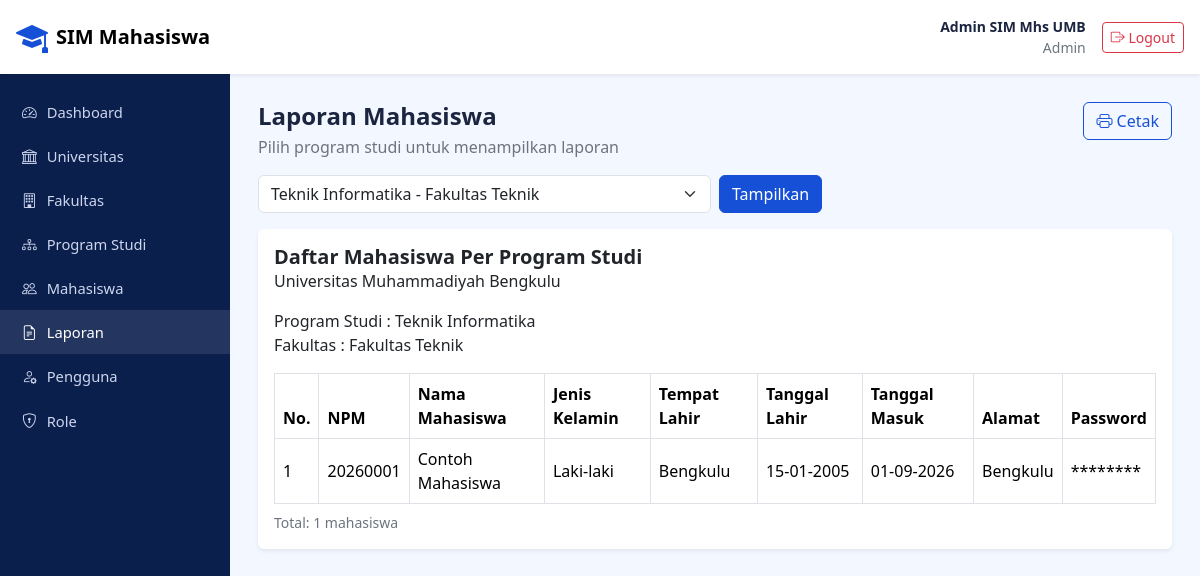
Screenshot of /pages/laporan_mahasiswa.php (signed in) with the database file from the repository.
### tables this page shows
CREATE TABLE `program_studi` (
  `id_program_studi` bigint unsigned NOT NULL AUTO_INCREMENT,
  `id_fakultas` bigint unsigned NOT NULL,
  `kode_program_studi` varchar(20) NOT NULL,
  `nama_program_studi` varchar(200) NOT NULL,
  `jenjang` varchar(20) NOT NULL DEFAULT 'S1',
  `status_aktif` enum('Aktif','Tidak Aktif') NOT NULL DEFAULT 'Aktif',
  `created_at` timestamp NOT NULL DEFAULT CURRENT_TIMESTAMP,
  `updated_at` timestamp NOT NULL DEFAULT CURRENT_TIMESTAMP ON UPDATE CURRENT_TIMESTAMP,
  PRIMARY KEY (`id_program_studi`),
  UNIQUE KEY `uk_prodi_fakultas_kode` (`id_fakultas`,`kode_program_studi`),
  CONSTRAINT `fk_prodi_fakultas` FOREIGN KEY (`id_fakultas`) REFERENCES `fakultas` (`id_fakultas`) ON UPDATE CASCADE
);

CREATE TABLE `universitas` (
  `id_universitas` bigint unsigned NOT NULL AUTO_INCREMENT,
  `kode_universitas` varchar(20) NOT NULL,
  `nama_universitas` varchar(200) NOT NULL,
  `slogan` varchar(255) DEFAULT NULL,
  `alamat` text,
  `kota` varchar(100) DEFAULT NULL,
  `provinsi` varchar(100) DEFAULT NULL,
  `kode_pos` varchar(10) DEFAULT NULL,
  `website` varchar(255) DEFAULT NULL,
  `email` varchar(150) DEFAULT NULL,
  `telepon` varchar(50) DEFAULT NULL,
  `created_at` timestamp NOT NULL DEFAULT CURRENT_TIMESTAMP,
  `updated_at` timestamp NOT NULL DEFAULT CURRENT_TIMESTAMP ON UPDATE CURRENT_TIMESTAMP,
  PRIMARY KEY (`id_universitas`),
  UNIQUE KEY `kode_universitas` (`kode_universitas`)
);

CREATE TABLE `fakultas` (
  `id_fakultas` bigint unsigned NOT NULL AUTO_INCREMENT,
  `id_universitas` bigint unsigned NOT NULL,
  `kode_fakultas` varchar(20) NOT NULL,
  `nama_fakultas` varchar(200) NOT NULL,
  `created_at` timestamp NOT NULL DEFAULT CURRENT_TIMESTAMP,
  `updated_at` timestamp NOT NULL DEFAULT CURRENT_TIMESTAMP ON UPDATE CURRENT_TIMESTAMP,
  PRIMARY KEY (`id_fakultas`),
  UNIQUE KEY `uk_fakultas_univ_kode` (`id_universitas`,`kode_fakultas`),
  CONSTRAINT `fk_fakultas_universitas` FOREIGN KEY (`id_universitas`) REFERENCES `universitas` (`id_universitas`) ON UPDATE CASCADE
);

CREATE TABLE `mahasiswa` (
  `id_mahasiswa` bigint unsigned NOT NULL AUTO_INCREMENT,
  `id_pengguna` bigint unsigned DEFAULT NULL,
  `id_program_studi` bigint unsigned NOT NULL,
  `npm` varchar(30) NOT NULL,
  `nama_mahasiswa` varchar(200) NOT NULL,
  `jenis_kelamin` enum('L','P') NOT NULL,
  `tempat_lahir` varchar(100) DEFAULT NULL,
  `tanggal_lahir` date DEFAULT NULL,
  `tanggal_masuk` date NOT NULL,
  `alamat` text,
  `status_mahasiswa` enum('Aktif','Cuti','Lulus','Mengundurkan Diri','Drop Out','Tidak Aktif') NOT NULL DEFAULT 'Aktif',
  `created_at` timestamp NOT NULL DEFAULT CURRENT_TIMESTAMP,
  `updated_at` timestamp NOT NULL DEFAULT CURRENT_TIMESTAMP ON UPDATE CURRENT_TIMESTAMP,
  PRIMARY KEY (`id_mahasiswa`),
  UNIQUE KEY `uk_mahasiswa_npm` (`npm`),
  UNIQUE KEY `uk_mahasiswa_pengguna` (`id_pengguna`),
  KEY `idx_mahasiswa_prodi` (`id_program_studi`),
  KEY `idx_mahasiswa_nama` (`nama_mahasiswa`),
  KEY `idx_mahasiswa_status` (`status_mahasiswa`),
  CONSTRAINT `fk_mahasiswa_pengguna` FOREIGN KEY (`id_pengguna`) REFERENCES `pengguna` (`id_pengguna`) ON DELETE SET NULL ON UPDATE CASCADE,
  CONSTRAINT `fk_mahasiswa_prodi` FOREIGN KEY (`id_program_studi`) REFERENCES `program_studi` (`id_program_studi`) ON UPDATE CASCADE
);

### includes/helper.php (called while the page is built, shortened)
<?php
function e($t) {
    return htmlspecialchars((string)$t, ENT_QUOTES, 'UTF-8');
}

### pages/laporan_mahasiswa.php (the view, shortened to what this page needs)
<?php
require_once __DIR__ . '/../includes/helper.php';
require_once __DIR__ . '/../config/koneksi.php';
$sqlProdi = "SELECT ps.id_program_studi, ps.nama_program_studi, f.nama_fakultas, u.nama_universitas
             FROM program_studi ps
             JOIN fakultas f   ON f.id_fakultas = ps.id_fakultas
             JOIN universitas u ON u.id_universitas = f.id_universitas";
$sqlProdi .= " ORDER BY f.nama_fakultas, ps.nama_program_studi";
$st = mysqli_prepare($koneksi, $sqlProdi);
mysqli_stmt_execute($st);
$listProdi = mysqli_fetch_all(mysqli_stmt_get_result($st), MYSQLI_ASSOC);
$prodi = null;
if (!$prodi && $listProdi) { $prodi = $listProdi[0]; }
$data = [];
if ($prodi) {
    $idProdi = (int)$prodi['id_program_studi'];
    $st = mysqli_prepare($koneksi,
        "SELECT m.npm, m.nama_mahasiswa, m.jenis_kelamin, m.tempat_lahir, m.tanggal_lahir,
                m.tanggal_masuk, m.alamat, m.id_pengguna
         FROM mahasiswa m
         WHERE m.id_program_studi = ?
         ORDER BY m.npm");
    mysqli_stmt_bind_param($st, 'i', $idProdi);
    mysqli_stmt_execute($st);
    $data = mysqli_fetch_all(mysqli_stmt_get_result($st), MYSQLI_ASSOC);
}
$fmtTgl = fn($t) => $t ? date('d-m-Y', strtotime($t)) : '-';
include __DIR__ . '/../includes/layout_atas.php';
?>
<div class="no-print d-flex justify-content-between align-items-start flex-wrap gap-2 mb-3">
  <div>
    <h4 class="fw-bold mb-1">Laporan Mahasiswa</h4>
    <p class="text-secondary mb-0">Pilih program studi untuk menampilkan laporan</p>
  </div>
  <button type="button" class="btn btn-outline-primary" onclick="window.print()">
    <i class="bi bi-printer"></i> Cetak
  </button>
</div>
<form method="get" class="no-print row g-2 mb-3">
  <div class="col-md-6">
    <select name="prodi" class="form-select">
      <?php foreach ($listProdi as $p): ?>
        <option value="<?= (int)$p['id_program_studi'] ?>"
          <?= $prodi && (int)$p['id_program_studi'] === (int)$prodi['id_program_studi'] ? 'selected' : '' ?>>
          <?= e($p['nama_program_studi'] . ' - ' . $p['nama_fakultas']) ?>
        </option>
      <?php endforeach; ?>
    </select>
  </div>
  <div class="col-md-3"><button class="btn btn-primary">Tampilkan</button></div>
</form>
<?php if (!$prodi): ?>
  <div class="alert alert-info">Belum ada program studi dalam cakupan Anda.</div>
<?php else: ?>
<div class="card border-0 shadow-sm"><div class="card-body">
  <h5 class="fw-bold mb-0">Daftar Mahasiswa Per Program Studi</h5>
  <div class="mb-3"><?= e($prodi['nama_universitas']) ?></div>
  <div>Program Studi : <?= e($prodi['nama_program_studi']) ?></div>
  <div class="mb-3">Fakultas : <?= e($prodi['nama_fakultas']) ?></div>
  <div class="table-responsive">
    <table class="table table-bordered align-middle mb-0">
      <thead>
        <tr>
          <th>No.</th><th>NPM</th><th>Nama Mahasiswa</th><th>Jenis Kelamin</th><th>Tempat Lahir</th>
          <th>Tanggal Lahir</th><th>Tanggal Masuk</th><th>Alamat</th><th>Password</th>
        </tr>
      </thead>
      <tbody>
        <?php foreach ($data as $i => $m): ?>
          <tr>
            <td><?= $i + 1 ?></td>
            <td><?= e($m['npm']) ?></td>
            <td><?= e($m['nama_mahasiswa']) ?></td>
            <td><?= $m['jenis_kelamin'] === 'L' ? 'Laki-laki' : 'Perempuan' ?></td>
            <td><?= e($m['tempat_lahir'] ?? '-') ?></td>
            <td><?= e($fmtTgl($m['tanggal_lahir'])) ?></td>
            <td><?= e($fmtTgl($m['tanggal_masuk'])) ?></td>
            <td><?= e($m['alamat'] ?? '-') ?></td>
            <td><?= $m['id_pengguna'] ? '********' : '-' ?></td>
          </tr>
        <?php endforeach; ?>
      </tbody>
    </table>
  </div>
  <div class="text-secondary small mt-2">Total: <?= count($data) ?> mahasiswa</div>
</div></div>
<?php endif; ?>
<?php include __DIR__ . '/../includes/layout_bawah.php'; ?>

### assets/css/style.css (style rules this page uses)
:root { --biru: #1550d6; --biru-tua: #0b1f4d; --soft: #f3f7ff; }
body { font-family: "Segoe UI", system-ui, sans-serif; color: #1c2540; }
.bg-soft { background: var(--soft); }
.btn-primary { background: var(--biru); border-color: var(--biru); }
.btn-outline-primary { color: var(--biru); border-color: var(--biru); }

### rows the page displays
program_studi: universitas.nama_universitas "Universitas Muhammadiyah Bengkulu", nama_program_studi "Teknik Informatika", id_fakultas.nama_fakultas "Fakultas Teknik"
mahasiswa: npm "20260001", nama_mahasiswa "Contoh Mahasiswa", jenis_kelamin "Laki-laki", tempat_lahir "Bengkulu", tanggal_lahir "15-01-2005", tanggal_masuk "01-09-2026", alamat "Bengkulu"

### other values shown
$_SESSION['nama_lengkap'] "Admin SIM Mhs UMB"
$_SESSION['nama_role'] "Admin"
$label "Dashboard"
$label "Universitas"
$label "Fakultas"
$label "Program Studi"
$label "Mahasiswa"
$label "Laporan"
$label "Pengguna"
$label "Role"
count($data) "1"
form field prodi "Teknik Informatika - Fakultas Teknik"
